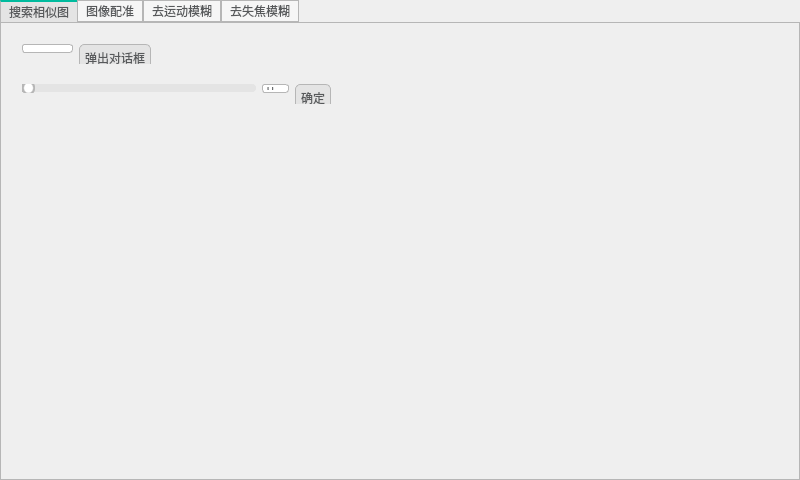
<?xml version="1.0" encoding="UTF-8"?>
<ui version="4.0">
 <class>Demo</class>
 <widget class="QWidget" name="Demo">
  <property name="geometry">
   <rect>
    <x>0</x>
    <y>0</y>
    <width>800</width>
    <height>480</height>
   </rect>
  </property>
  <property name="sizePolicy">
   <sizepolicy hsizetype="Fixed" vsizetype="Preferred">
    <horstretch>0</horstretch>
    <verstretch>0</verstretch>
   </sizepolicy>
  </property>
  <property name="windowTitle">
   <string>Image Process</string>
  </property>
  <property name="windowIcon">
   <iconset resource="source.qrc">
    <normaloff>:/images/icon.jpg</normaloff>:/images/icon.jpg</iconset>
  </property>
  <property name="autoFillBackground">
   <bool>false</bool>
  </property>
  <property name="styleSheet">
   <string notr="true">QPalette{background:#FFFFFF;}*{outline:0px;color:#57595B;}

QWidget[form=&quot;true&quot;],QLabel[frameShape=&quot;1&quot;]{
border:1px solid #B6B6B6;
border-radius:0px;
}

QWidget[form=&quot;bottom&quot;]{
background:#E4E4E4;
}

QWidget[form=&quot;bottom&quot;] .QFrame{
border:1px solid #57595B;
}

QWidget[form=&quot;bottom&quot;] QLabel,QWidget[form=&quot;title&quot;] QLabel{
border-radius:0px;
color:#57595B;
background:none;
border-style:none;
}

QWidget[form=&quot;title&quot;],QWidget[nav=&quot;left&quot;],QWidget[nav=&quot;top&quot;] QAbstractButton{
border-style:none;
border-radius:0px;
padding:5px;
color:#57595B;
background:qlineargradient(spread:pad,x1:0,y1:0,x2:0,y2:1,stop:0 #E4E4E4,stop:1 #E4E4E4);
}

QWidget[nav=&quot;top&quot;] QAbstractButton:hover,QWidget[nav=&quot;top&quot;] QAbstractButton:pressed,QWidget[nav=&quot;top&quot;] QAbstractButton:checked{
border-style:solid;
border-width:0px 0px 2px 0px;
padding:4px 4px 2px 4px;
border-color:#00BB9E;
background:qlineargradient(spread:pad,x1:0,y1:0,x2:0,y2:1,stop:0 #F6F6F6,stop:1 #F6F6F6);
}

QWidget[nav=&quot;left&quot;] QAbstractButton{
border-radius:0px;
color:#57595B;
background:none;
border-style:none;
}

QWidget[nav=&quot;left&quot;] QAbstractButton:hover{
color:#FFFFFF;
background-color:#00BB9E;
}

QWidget[nav=&quot;left&quot;] QAbstractButton:checked,QWidget[nav=&quot;left&quot;] QAbstractButton:pressed{
color:#57595B;
border-style:solid;
border-width:0px 0px 0px 2px;
padding:4px 4px 4px 2px;
border-color:#00BB9E;
background-color:#FFFFFF;
}

QWidget[video=&quot;true&quot;] QLabel{
color:#57595B;
border:1px solid #B6B6B6;
background:qlineargradient(spread:pad,x1:0,y1:0,x2:0,y2:1,stop:0 #E4E4E4,stop:1 #E4E4E4);
}

QWidget[video=&quot;true&quot;] QLabel:focus{
border:1px solid #00BB9E;
background:qlineargradient(spread:pad,x1:0,y1:0,x2:0,y2:1,stop:0 #F6F6F6,stop:1 #F6F6F6);
}

QLineEdit,QTextEdit,QPlainTextEdit,QSpinBox,QDoubleSpinBox,QComboBox,QDateEdit,QTimeEdit,QDateTimeEdit{
border:1px solid #B6B6B6;
border-radius:3px;
padding:2px;
background:none;
selection-background-color:#E4E4E4;
selection-color:#57595B;
}

QLineEdit:focus,QTextEdit:focus,QPlainTextEdit:focus,QSpinBox:focus,QDoubleSpinBox:focus,QComboBox:focus,QDateEdit:focus,QTimeEdit:focus,QDateTimeEdit:focus,QLineEdit:hover,QTextEdit:hover,QPlainTextEdit:hover,QSpinBox:hover,QDoubleSpinBox:hover,QComboBox:hover,QDateEdit:hover,QTimeEdit:hover,QDateTimeEdit:hover{
border:1px solid #B6B6B6;
}

QLineEdit[echoMode=&quot;2&quot;]{
lineedit-password-character:9679;
}

.QFrame{
border:1px solid #B6B6B6;
border-radius:3px;
}

.QGroupBox{
border:1px solid #B6B6B6;
border-radius:5px;
margin-top:3ex;
}

.QGroupBox::title{
subcontrol-origin:margin;
position:relative;
left:10px;
}

.QPushButton,.QToolButton{
border-style:none;
border:1px solid #B6B6B6;
color:#57595B;
padding:5px;
min-height:15px;
border-radius:5px;
background:qlineargradient(spread:pad,x1:0,y1:0,x2:0,y2:1,stop:0 #E4E4E4,stop:1 #E4E4E4);
}

.QPushButton:hover,.QToolButton:hover{
background:qlineargradient(spread:pad,x1:0,y1:0,x2:0,y2:1,stop:0 #F6F6F6,stop:1 #F6F6F6);
}

.QPushButton:pressed,.QToolButton:pressed{
background:qlineargradient(spread:pad,x1:0,y1:0,x2:0,y2:1,stop:0 #E4E4E4,stop:1 #E4E4E4);
}

.QToolButton::menu-indicator{
image:None;
}

QToolButton#btnMenu,QPushButton#btnMenu_Min,QPushButton#btnMenu_Max,QPushButton#btnMenu_Close{
border-radius:3px;
color:#57595B;
padding:3px;
margin:0px;
background:none;
border-style:none;
}

QToolButton#btnMenu:hover,QPushButton#btnMenu_Min:hover,QPushButton#btnMenu_Max:hover{
color:#FFFFFF;
margin:1px 1px 2px 1px;
background-color:rgba(51,127,209,230);
}

QPushButton#btnMenu_Close:hover{
color:#FFFFFF;
margin:1px 1px 2px 1px;
background-color:rgba(238,0,0,128);
}

QRadioButton::indicator{
width:15px;
height:15px;
}

QRadioButton::indicator::unchecked{
image:url(:/qss/flatwhite/radiobutton_unchecked.png);
}

QRadioButton::indicator::unchecked:disabled{
image:url(:/qss/flatwhite/radiobutton_unchecked_disable.png);
}

QRadioButton::indicator::checked{
image:url(:/qss/flatwhite/radiobutton_checked.png);
}

QRadioButton::indicator::checked:disabled{
image:url(:/qss/flatwhite/radiobutton_checked_disable.png);
}

QGroupBox::indicator,QTreeWidget::indicator,QListWidget::indicator{
padding:0px -3px 0px 3px;
}

QCheckBox::indicator,QGroupBox::indicator,QTreeWidget::indicator,QListWidget::indicator{
width:13px;
height:13px;
}

QCheckBox::indicator:unchecked,QGroupBox::indicator:unchecked,QTreeWidget::indicator:unchecked,QListWidget::indicator:unchecked{
image:url(:/qss/flatwhite/checkbox_unchecked.png);
}

QCheckBox::indicator:unchecked:disabled,QGroupBox::indicator:unchecked:disabled,QTreeWidget::indicator:unchecked:disabled,QListWidget::indicator:disabled{
image:url(:/qss/flatwhite/checkbox_unchecked_disable.png);
}

QCheckBox::indicator:checked,QGroupBox::indicator:checked,QTreeWidget::indicator:checked,QListWidget::indicator:checked{
image:url(:/qss/flatwhite/checkbox_checked.png);
}

QCheckBox::indicator:checked:disabled,QGroupBox::indicator:checked:disabled,QTreeWidget::indicator:checked:disabled,QListWidget::indicator:checked:disabled{
image:url(:/qss/flatwhite/checkbox_checked_disable.png);
}

QCheckBox::indicator:indeterminate,QGroupBox::indicator:indeterminate,QTreeWidget::indicator:indeterminate,QListWidget::indicator:indeterminate{
image:url(:/qss/flatwhite/checkbox_parcial.png);
}

QCheckBox::indicator:indeterminate:disabled,QGroupBox::indicator:indeterminate:disabled,QTreeWidget::indicator:indeterminate:disabled,QListWidget::indicator:indeterminate:disabled{
image:url(:/qss/flatwhite/checkbox_parcial_disable.png);
}

QTimeEdit::up-button,QDateEdit::up-button,QDateTimeEdit::up-button,QDoubleSpinBox::up-button,QSpinBox::up-button{
image:url(:/qss/flatwhite/add_top.png);
width:10px;
height:10px;
padding:2px 5px 0px 0px;
}

QTimeEdit::down-button,QDateEdit::down-button,QDateTimeEdit::down-button,QDoubleSpinBox::down-button,QSpinBox::down-button{
image:url(:/qss/flatwhite/add_bottom.png);
width:10px;
height:10px;
padding:0px 5px 2px 0px;
}

QTimeEdit::up-button:pressed,QDateEdit::up-button:pressed,QDateTimeEdit::up-button:pressed,QDoubleSpinBox::up-button:pressed,QSpinBox::up-button:pressed{
top:-2px;
}
  
QTimeEdit::down-button:pressed,QDateEdit::down-button:pressed,QDateTimeEdit::down-button:pressed,QDoubleSpinBox::down-button:pressed,QSpinBox::down-button:pressed,QSpinBox::down-button:pressed{
bottom:-2px;
}

QComboBox::down-arrow,QDateEdit[calendarPopup=&quot;true&quot;]::down-arrow,QTimeEdit[calendarPopup=&quot;true&quot;]::down-arrow,QDateTimeEdit[calendarPopup=&quot;true&quot;]::down-arrow{
image:url(:/qss/flatwhite/add_bottom.png);
width:10px;
height:10px;
right:2px;
}

QComboBox::drop-down,QDateEdit::drop-down,QTimeEdit::drop-down,QDateTimeEdit::drop-down{
subcontrol-origin:padding;
subcontrol-position:top right;
width:15px;
border-left-width:0px;
border-left-style:solid;
border-top-right-radius:3px;
border-bottom-right-radius:3px;
border-left-color:#B6B6B6;
}

QComboBox::drop-down:on{
top:1px;
}

QMenuBar::item{
color:#57595B;
background-color:#E4E4E4;
margin:0px;
padding:3px 10px;
}

QMenu,QMenuBar,QMenu:disabled,QMenuBar:disabled{
color:#57595B;
background-color:#E4E4E4;
border:1px solid #B6B6B6;
margin:0px;
}

QMenu::item{
padding:3px 20px;
}

QMenu::indicator{
width:13px;
height:13px;
}

QMenu::item:selected,QMenuBar::item:selected{
color:#57595B;
border:0px solid #B6B6B6;
background:#F6F6F6;
}

QMenu::separator{
height:1px;
background:#B6B6B6;
}

QProgressBar{
min-height:10px;
background:#E4E4E4;
border-radius:5px;
text-align:center;
border:1px solid #E4E4E4;
}

QProgressBar:chunk{
border-radius:5px;
background-color:#B6B6B6;
}

QSlider::groove:horizontal{
background:#E4E4E4;
height:8px;
border-radius:4px;
}

QSlider::add-page:horizontal{
background:#E4E4E4;
height:8px;
border-radius:4px;
}

QSlider::sub-page:horizontal{
background:#B6B6B6;
height:8px;
border-radius:4px;
}

QSlider::handle:horizontal{
width:13px;
margin-top:-3px;
margin-bottom:-3px;
border-radius:6px;
background:qradialgradient(spread:pad,cx:0.5,cy:0.5,radius:0.5,fx:0.5,fy:0.5,stop:0.6 #FFFFFF,stop:0.8 #B6B6B6);
}

QSlider::groove:vertical{
width:8px;
border-radius:4px;
background:#E4E4E4;
}

QSlider::add-page:vertical{
width:8px;
border-radius:4px;
background:#E4E4E4;
}

QSlider::sub-page:vertical{
width:8px;
border-radius:4px;
background:#B6B6B6;
}

QSlider::handle:vertical{
height:14px;
margin-left:-3px;
margin-right:-3px;
border-radius:6px;
background:qradialgradient(spread:pad,cx:0.5,cy:0.5,radius:0.5,fx:0.5,fy:0.5,stop:0.6 #FFFFFF,stop:0.8 #B6B6B6);
}

QScrollBar:horizontal{
background:#E4E4E4;
padding:0px;
border-radius:6px;
max-height:12px;
}

QScrollBar::handle:horizontal{
background:#F6F6F6;
min-width:50px;
border-radius:6px;
}

QScrollBar::handle:horizontal:hover{
background:#B6B6B6;
}

QScrollBar::handle:horizontal:pressed{
background:#B6B6B6;
}

QScrollBar::add-page:horizontal{
background:none;
}

QScrollBar::sub-page:horizontal{
background:none;
}

QScrollBar::add-line:horizontal{
background:none;
}

QScrollBar::sub-line:horizontal{
background:none;
}

QScrollBar:vertical{
background:#E4E4E4;
padding:0px;
border-radius:6px;
max-width:12px;
}

QScrollBar::handle:vertical{
background:#F6F6F6;
min-height:50px;
border-radius:6px;
}

QScrollBar::handle:vertical:hover{
background:#B6B6B6;
}

QScrollBar::handle:vertical:pressed{
background:#B6B6B6;
}

QScrollBar::add-page:vertical{
background:none;
}

QScrollBar::sub-page:vertical{
background:none;
}

QScrollBar::add-line:vertical{
background:none;
}

QScrollBar::sub-line:vertical{
background:none;
}

QScrollArea{
border:0px;
}

QTreeView,QListView,QTableView,QTabWidget::pane{
border:1px solid #B6B6B6;
selection-background-color:#F6F6F6;
selection-color:#57595B;
alternate-background-color:#F6F6F6;
gridline-color:#B6B6B6;
}

QTreeView::branch:closed:has-children{
margin:4px;
border-image:url(:/qss/flatwhite/branch_open.png);
}

QTreeView::branch:open:has-children{
margin:4px;
border-image:url(:/qss/flatwhite/branch_close.png);
}

QTreeView,QListView,QTableView,QSplitter::handle,QTreeView::branch{
background:#FFFFFF;
}

QTableView::item:selected,QListView::item:selected,QTreeView::item:selected{
color:#57595B;
background:qlineargradient(spread:pad,x1:0,y1:0,x2:0,y2:1,stop:0 #E4E4E4,stop:1 #E4E4E4);
}

QTableView::item:hover,QListView::item:hover,QTreeView::item:hover{
color:#57595B;
background:qlineargradient(spread:pad,x1:0,y1:0,x2:0,y2:1,stop:0 #F6F6F6,stop:1 #F6F6F6);
}

QTableView::item,QListView::item,QTreeView::item{
padding:1px;
margin:0px;
}

QHeaderView::section,QTableCornerButton:section{
padding:3px;
margin:0px;
color:#57595B;
border:1px solid #B6B6B6;
border-left-width:0px;
border-right-width:1px;
border-top-width:0px;
border-bottom-width:1px;
background:qlineargradient(spread:pad,x1:0,y1:0,x2:0,y2:1,stop:0 #F6F6F6,stop:1 #F6F6F6);
}

QTabBar::tab{
border:1px solid #B6B6B6;
color:#57595B;
margin:0px;
background:qlineargradient(spread:pad,x1:0,y1:0,x2:0,y2:1,stop:0 #F6F6F6,stop:1 #F6F6F6);
}

QTabBar::tab:selected,QTabBar::tab:hover{
border-style:solid;
border-color:#00BB9E;
background:qlineargradient(spread:pad,x1:0,y1:0,x2:0,y2:1,stop:0 #E4E4E4,stop:1 #E4E4E4);
}

QTabBar::tab:top,QTabBar::tab:bottom{
padding:3px 8px 3px 8px;
}

QTabBar::tab:left,QTabBar::tab:right{
padding:8px 3px 8px 3px;
}

QTabBar::tab:top:selected,QTabBar::tab:top:hover{
border-width:2px 0px 0px 0px;
}

QTabBar::tab:right:selected,QTabBar::tab:right:hover{
border-width:0px 0px 0px 2px;
}

QTabBar::tab:bottom:selected,QTabBar::tab:bottom:hover{
border-width:0px 0px 2px 0px;
}

QTabBar::tab:left:selected,QTabBar::tab:left:hover{
border-width:0px 2px 0px 0px;
}

QTabBar::tab:first:top:selected,QTabBar::tab:first:top:hover,QTabBar::tab:first:bottom:selected,QTabBar::tab:first:bottom:hover{
border-left-width:1px;
border-left-color:#B6B6B6;
}

QTabBar::tab:first:left:selected,QTabBar::tab:first:left:hover,QTabBar::tab:first:right:selected,QTabBar::tab:first:right:hover{
border-top-width:1px;
border-top-color:#B6B6B6;
}

QTabBar::tab:last:top:selected,QTabBar::tab:last:top:hover,QTabBar::tab:last:bottom:selected,QTabBar::tab:last:bottom:hover{
border-right-width:1px;
border-right-color:#B6B6B6;
}

QTabBar::tab:last:left:selected,QTabBar::tab:last:left:hover,QTabBar::tab:last:right:selected,QTabBar::tab:last:right:hover{
border-bottom-width:1px;
border-bottom-color:#B6B6B6;
}

QStatusBar::item{
border:0px solid #E4E4E4;
border-radius:3px;
}

QToolBox::tab,QGroupBox#gboxDevicePanel,QGroupBox#gboxDeviceTitle,QFrame#gboxDevicePanel,QFrame#gboxDeviceTitle{
padding:3px;
border-radius:5px;
color:#57595B;
background:qlineargradient(spread:pad,x1:0,y1:0,x2:0,y2:1,stop:0 #E4E4E4,stop:1 #E4E4E4);
}

QToolTip{
border:0px solid #57595B;
padding:1px;
color:#57595B;
background:qlineargradient(spread:pad,x1:0,y1:0,x2:0,y2:1,stop:0 #E4E4E4,stop:1 #E4E4E4);
}

QToolBox::tab:selected{
background:qlineargradient(spread:pad,x1:0,y1:0,x2:0,y2:1,stop:0 #F6F6F6,stop:1 #F6F6F6);
}

QPrintPreviewDialog QToolButton{
border:0px solid #57595B;
border-radius:0px;
margin:0px;
padding:3px;
background:none;
}

QColorDialog QPushButton,QFileDialog QPushButton{
min-width:80px;
}

QToolButton#qt_calendar_prevmonth{
icon-size:0px;
min-width:20px;
image:url(:/qss/flatwhite/calendar_prevmonth.png);
}

QToolButton#qt_calendar_nextmonth{
icon-size:0px;
min-width:20px;
image:url(:/qss/flatwhite/calendar_nextmonth.png);
}

QToolButton#qt_calendar_prevmonth,QToolButton#qt_calendar_nextmonth,QToolButton#qt_calendar_monthbutton,QToolButton#qt_calendar_yearbutton{
border:0px solid #57595B;
border-radius:3px;
margin:3px 3px 3px 3px;
padding:3px;
background:none;
}

QToolButton#qt_calendar_prevmonth:hover,QToolButton#qt_calendar_nextmonth:hover,QToolButton#qt_calendar_monthbutton:hover,QToolButton#qt_calendar_yearbutton:hover,QToolButton#qt_calendar_prevmonth:pressed,QToolButton#qt_calendar_nextmonth:pressed,QToolButton#qt_calendar_monthbutton:pressed,QToolButton#qt_calendar_yearbutton:pressed{
border:1px solid #B6B6B6;
}

QCalendarWidget QSpinBox#qt_calendar_yearedit{
margin:2px;
}

QCalendarWidget QToolButton::menu-indicator{
image:None;
}

QCalendarWidget QTableView{
border-width:0px;
}

QCalendarWidget QWidget#qt_calendar_navigationbar{
border:1px solid #B6B6B6;
border-width:1px 1px 0px 1px;
background:qlineargradient(spread:pad,x1:0,y1:0,x2:0,y2:1,stop:0 #E4E4E4,stop:1 #E4E4E4);
}

QComboBox QAbstractItemView::item{
min-height:20px;
min-width:10px;
}

QTableView[model=&quot;true&quot;]::item{
padding:0px;
margin:0px;
}

QTableView QLineEdit,QTableView QComboBox,QTableView QSpinBox,QTableView QDoubleSpinBox,QTableView QDateEdit,QTableView QTimeEdit,QTableView QDateTimeEdit{
border-width:0px;
border-radius:0px;
}

QTableView QLineEdit:focus,QTableView QComboBox:focus,QTableView QSpinBox:focus,QTableView QDoubleSpinBox:focus,QTableView QDateEdit:focus,QTableView QTimeEdit:focus,QTableView QDateTimeEdit:focus{
border-width:0px;
border-radius:0px;
}

QLineEdit,QTextEdit,QPlainTextEdit,QSpinBox,QDoubleSpinBox,QComboBox,QDateEdit,QTimeEdit,QDateTimeEdit{
background:#FFFFFF;
}

*:disabled{
background:#FFFFFF;
border-color:#E4E4E4;
}

/*TextColor:#57595B*/
/*PanelColor:#FFFFFF*/
/*BorderColor:#B6B6B6*/
/*NormalColorStart:#E4E4E4*/
/*NormalColorEnd:#E4E4E4*/
/*DarkColorStart:#F6F6F6*/
/*DarkColorEnd:#F6F6F6*/
/*HighColor:#00BB9E*/</string>
  </property>
  <widget class="QTabWidget" name="tabWidget">
   <property name="enabled">
    <bool>true</bool>
   </property>
   <property name="geometry">
    <rect>
     <x>0</x>
     <y>0</y>
     <width>800</width>
     <height>480</height>
    </rect>
   </property>
   <property name="tabPosition">
    <enum>QTabWidget::North</enum>
   </property>
   <property name="currentIndex">
    <number>0</number>
   </property>
   <widget class="QWidget" name="tab_4">
    <attribute name="title">
     <string>搜索相似图</string>
    </attribute>
    <widget class="QWidget" name="gridLayoutWidget_2">
     <property name="geometry">
      <rect>
       <x>10</x>
       <y>10</y>
       <width>151</width>
       <height>31</height>
      </rect>
     </property>
     <layout class="QGridLayout" name="gridLayout_2">
      <item row="0" column="0">
       <widget class="QLineEdit" name="lineEdit_3"/>
      </item>
      <item row="0" column="1">
       <widget class="QPushButton" name="pushButton_3">
        <property name="text">
         <string>弹出对话框</string>
        </property>
       </widget>
      </item>
     </layout>
    </widget>
    <widget class="QWidget" name="gridLayoutWidget">
     <property name="geometry">
      <rect>
       <x>10</x>
       <y>50</y>
       <width>331</width>
       <height>31</height>
      </rect>
     </property>
     <layout class="QGridLayout" name="gridLayout">
      <item row="1" column="2">
       <widget class="QPushButton" name="pushButton">
        <property name="text">
         <string>确定</string>
        </property>
       </widget>
      </item>
      <item row="1" column="0">
       <widget class="QSlider" name="horizontalSlider">
        <property name="sizePolicy">
         <sizepolicy hsizetype="Expanding" vsizetype="Fixed">
          <horstretch>0</horstretch>
          <verstretch>0</verstretch>
         </sizepolicy>
        </property>
        <property name="styleSheet">
         <string notr="true"/>
        </property>
        <property name="maximum">
         <number>100</number>
        </property>
        <property name="orientation">
         <enum>Qt::Horizontal</enum>
        </property>
       </widget>
      </item>
      <item row="1" column="1">
       <widget class="QLineEdit" name="lineEdit">
        <property name="enabled">
         <bool>true</bool>
        </property>
        <property name="sizePolicy">
         <sizepolicy hsizetype="Maximum" vsizetype="Fixed">
          <horstretch>0</horstretch>
          <verstretch>0</verstretch>
         </sizepolicy>
        </property>
        <property name="minimumSize">
         <size>
          <width>0</width>
          <height>0</height>
         </size>
        </property>
        <property name="maximumSize">
         <size>
          <width>27</width>
          <height>20</height>
         </size>
        </property>
        <property name="text">
         <string>0</string>
        </property>
       </widget>
      </item>
     </layout>
    </widget>
   </widget>
   <widget class="QWidget" name="tab">
    <attribute name="title">
     <string>图像配准</string>
    </attribute>
   </widget>
   <widget class="QWidget" name="tab_2">
    <attribute name="title">
     <string>去运动模糊</string>
    </attribute>
    <widget class="QWidget" name="gridLayoutWidget_3">
     <property name="geometry">
      <rect>
       <x>30</x>
       <y>20</y>
       <width>361</width>
       <height>31</height>
      </rect>
     </property>
     <layout class="QGridLayout" name="gridLayout_3">
      <item row="0" column="0">
       <widget class="QPushButton" name="pushButton_2">
        <property name="text">
         <string>打开文件</string>
        </property>
       </widget>
      </item>
      <item row="0" column="1">
       <widget class="QLineEdit" name="lineEdit_2">
        <property name="text">
         <string>文件路径</string>
        </property>
       </widget>
      </item>
     </layout>
    </widget>
    <widget class="QGraphicsView" name="graphicsView">
     <property name="geometry">
      <rect>
       <x>30</x>
       <y>70</y>
       <width>360</width>
       <height>360</height>
      </rect>
     </property>
     <property name="styleSheet">
      <string notr="true">border: 1px solid rgb(127, 127, 127);
background-color: rgb(255, 255, 255);</string>
     </property>
    </widget>
    <widget class="QGraphicsView" name="graphicsView_2">
     <property name="geometry">
      <rect>
       <x>410</x>
       <y>70</y>
       <width>360</width>
       <height>360</height>
      </rect>
     </property>
     <property name="styleSheet">
      <string notr="true">border: 1px solid rgb(127, 127, 127);
background-color: rgb(255, 255, 255);</string>
     </property>
    </widget>
   </widget>
   <widget class="QWidget" name="tab_3">
    <attribute name="title">
     <string>去失焦模糊</string>
    </attribute>
   </widget>
  </widget>
 </widget>
 <layoutdefault spacing="6" margin="11"/>
 <resources>
  <include location="source.qrc"/>
 </resources>
 <connections/>
</ui>
